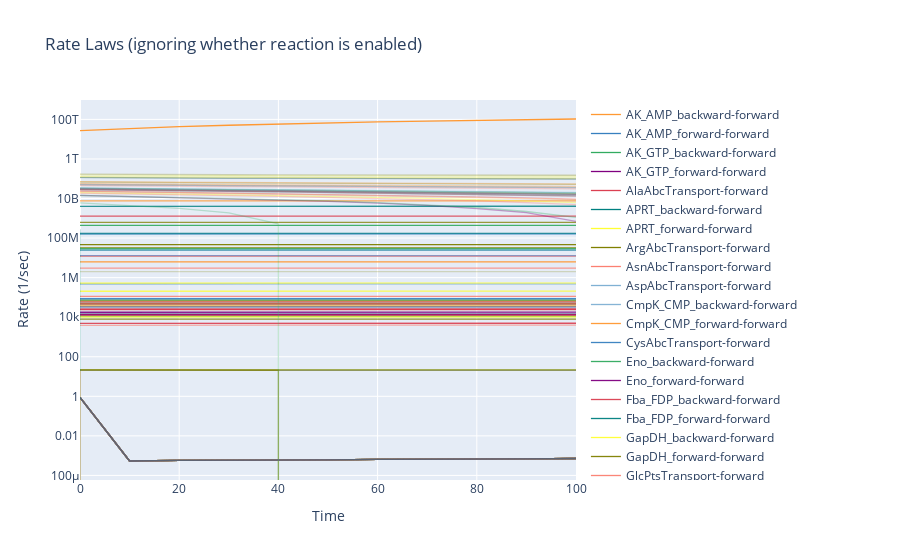

Notebook source saved alongside this figure:
### Code cell
rate_laws.iplot(layout=dict(xaxis=dict(title='Time'),
                       yaxis=dict(type='log',
                                  title='Rate (1/sec)'),
                       title='Rate Laws (ignoring whether reaction is enabled)'))
